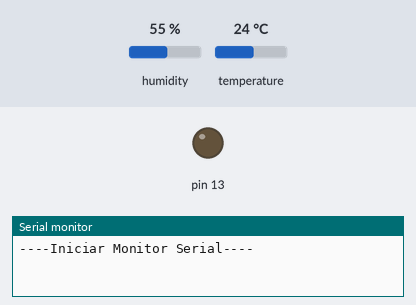
The sketch below on a simulated Arduino Mega 2560, built with avr-gcc and run on an emulated ATmega2560. On the bench: output pins drawn as LEDs (lit = HIGH), the last lines printed to the serial monitor. Inputs (shaded band) come from the test bench; at power-on: humidity 55 %, temperature 24 °C. The modem accepts every AT command (registered, SIM ready, sends succeed) and sends nothing else.

Above: at 0.1 s.
At 0.7 s:
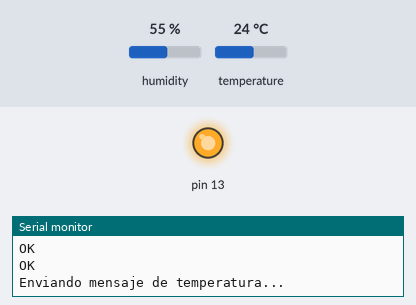
Timing chart, 0 to 2.2 s (numbered marks = the images above):
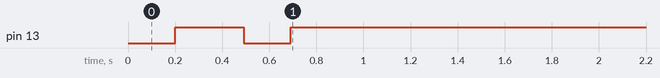

Measured:
- by itself, pin 13: HIGH → LOW at 0.49 s, → HIGH 0.20 s later

The sketch:

sigfox4.ino
```cpp
//Practica 10 NTI
#define sensorPin 7
String bufer; //variable donde guardaremos nuestro payload
String bufer2="\n";   //agregamos un salto de linea al final de nuestro payload
String bufer3;

// Incluimos librería
#include <DHT.h>
#include <SoftwareSerial.h>
// Definimos el pin digital donde se conecta el sensor
#define DHTPIN 2
// Dependiendo del tipo de sensor
#define DHTTYPE DHT11

// Inicializamos el sensor DHT11
DHT dht(DHTPIN, DHTTYPE);

//Setup para obtener ID y PAC
void setup() {
  dht.begin();

  pinMode(13,OUTPUT);
  //Iniciar interfaces seriales
  Serial.begin(9600);
  Serial3.begin(9600);

  Serial.println("----Iniciar Monitor Serial----");
  digitalWrite(13,LOW);
  delay(200);
  digitalWrite(13,HIGH);
  delay(200);

  Serial.println("AT"); //PC
  Serial3.write("AT\n"); //Modulo Sigfox
  delay(30);
  //read from port 1, send to port 0
  while(Serial3.available()){
    int inByte = Serial3.read();
    Serial.write(inByte);
  }

  Serial3.write("AT$I=10\n");
  delay(30);
  //read from port 1, send to port 0
  while(Serial3.available()){
    int inByte = Serial3.read();
    Serial.write(inByte);
  }

  Serial3.write("AT$I=11\n");
  delay(30);
  //read from port 1, send to port 0
  while(Serial3.available()){
    int inByte = Serial3.read();
    Serial.write(inByte);
  }
}

void leer_temperatura_humedad()
{
  Serial.println("Humedad: ");
  float h = dht.readHumidity();
  h = 24.0;
  Serial.println(h);
  Serial.println("Grados Cº: ");
  float t = dht.readTemperature();
  t = 14.0;
  Serial.print(t);


 //-----------------------------------------------------
  //AT$SF= comando para mandar la informacion por sigfox
  //Maximo 12 bytes

  byte* a1 = (byte*) &t;    //convertimos el dato a bytes
  byte* a2 = (byte*) &h;    //convertimos el dato a bytes

  String temp, hum;
  for(int i=0;i<4;i++)
  {
    temp=String(a1[i], HEX);    //convertimos el valor hex a string
    //Serial.println(temp);
    if(temp.length()<2)
    {
      bufer3+=0+temp;    //si no, se agrega un cero
    }
    else
    {
      bufer3+=temp;    //si esta completo, se copia tal cual
    }
  }
   for(int i=0;i<4;i++)
  {
    hum =String(a2[i],HEX);    //convertimos el valor hex a string
    //Serial.println(hum);
    if(hum.length()<2)
    {
      bufer3+=0+hum;    //si no, se agrega un cero
    }
    else
    {
      bufer3+=hum;    //si esta completo, se copia tal cual
    }
  }
  Serial3.write("AT$SF=");
  for (int j=6; j< bufer3.length();j++){
    Serial3.write(bufer3[j]);
  }
  Serial3.write("\n");
}

boolean enviado = false;

void loop() {
 if (!enviado){
  Serial.println("Enviando mensaje de temperatura...");
  enviado = true;
  digitalWrite(13,LOW);
  delay(200);
  digitalWrite(13,HIGH);
  delay(200);
  leer_temperatura_humedad();
  //Serial3.write("AT$SF=19201111,1\n");
  //Serial.println("Mensaje Modem");
  //Serial.println(Serial3.read());
  delay(30);
 }
}
```
